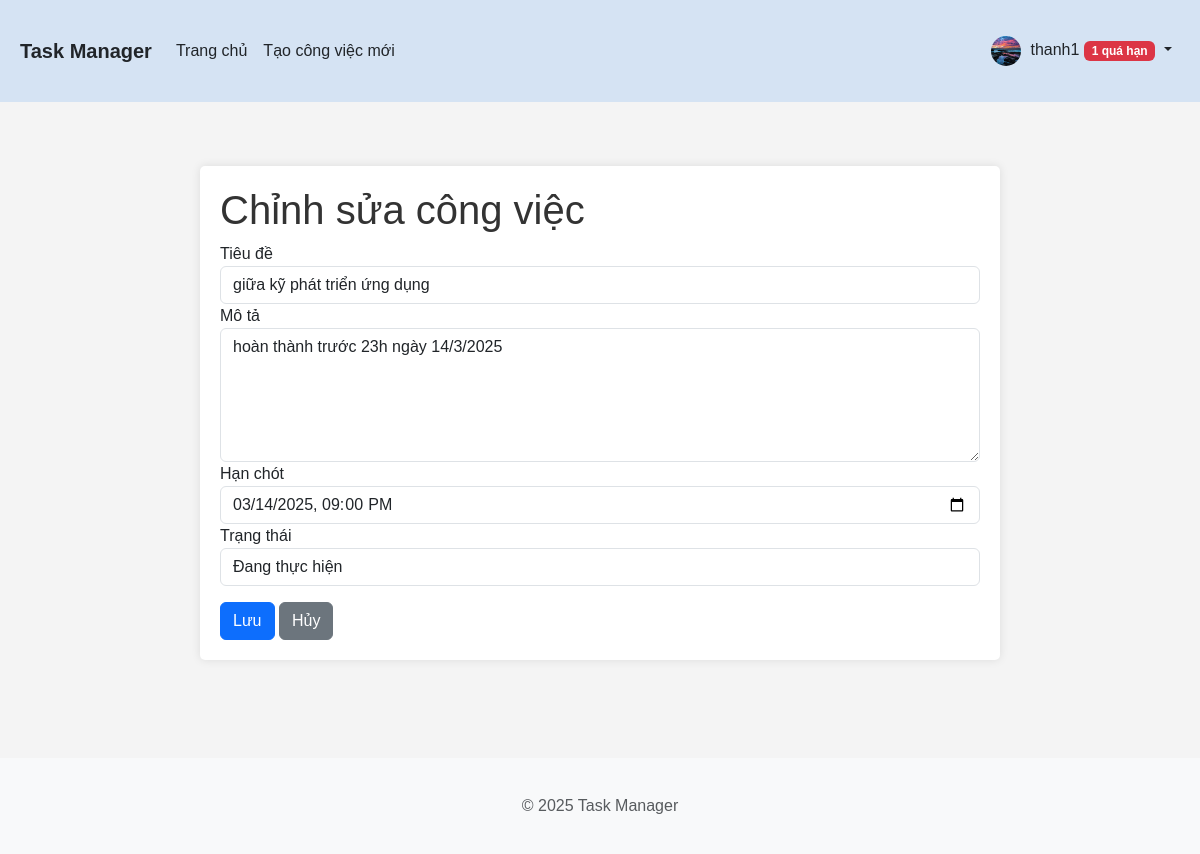
The app's page /edit/2 (signed in), older data.
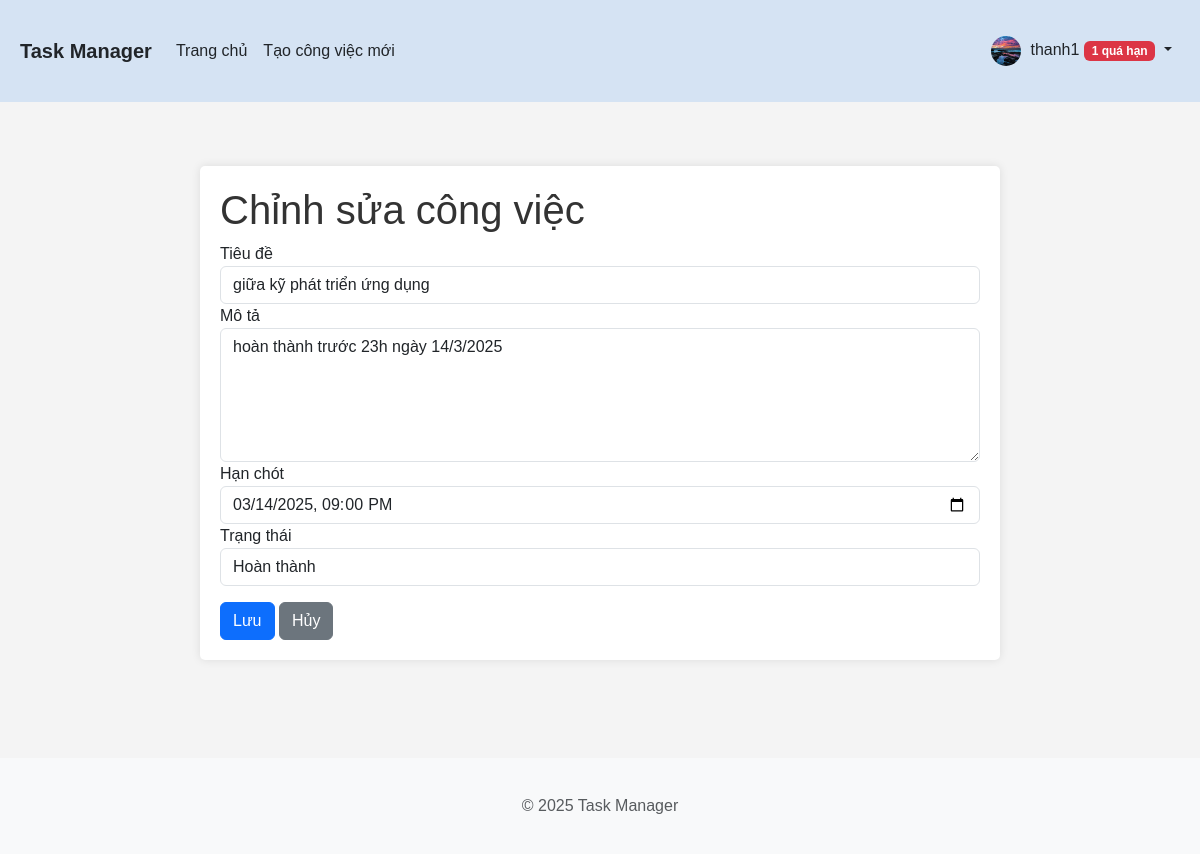
The same page, newer data.
### app/models.py (models this page shows, shortened)
class Task(db.Model):
    id = db.Column(db.Integer, primary_key=True)
    title = db.Column(db.String(100), nullable=False)
    description = db.Column(db.Text)
    status = db.Column(db.String(20), default='pending')  # pending, in_progress, completed
    created = db.Column(db.DateTime, default=datetime.utcnow)
    deadline = db.Column(db.DateTime)
    finished = db.Column(db.DateTime)
    user_id = db.Column(db.Integer, db.ForeignKey('user.id'), nullable=False)

### app/routes/tasks.py (the view, shortened to what this page needs)
@bp.route('/edit/<int:task_id>', methods=['GET', 'POST'])
@login_required
def edit(task_id):
    task = Task.query.get_or_404(task_id)
    if not current_user.is_admin and task.user_id != current_user.id:
        flash('Bạn không có quyền chỉnh sửa công việc này.', 'danger')
        return redirect(url_for('tasks.index'))
    form = TaskForm(obj=task)
    return render_template('tasks/edit.html', title='Chỉnh sửa công việc', form=form, task=task)

### app/forms.py
class TaskForm(FlaskForm):
    title = StringField('Tiêu đề', validators=[
        DataRequired(message='Tiêu đề không được để trống'),
        Length(min=3, max=100, message='Tiêu đề phải có từ 3 đến 100 ký tự')
    ])
    description = TextAreaField('Mô tả', validators=[Optional()])
    deadline = DateTimeField('Hạn chót', format='%Y-%m-%dT%H:%M', validators=[
        DataRequired(message='Hạn chót không được để trống')
    ])
    status = SelectField('Trạng thái', choices=[
        ('pending', 'Chờ xử lý'),
        ('in_progress', 'Đang thực hiện'),
        ('completed', 'Hoàn thành')
    ], validators=[DataRequired(message='Trạng thái không được để trống')])
    submit = SubmitField('Lưu')
    def __init__(self, *args, **kwargs):
        super(TaskForm, self).__init__(*args, **kwargs)
        if not args and 'obj' not in kwargs:
            self.deadline.data = datetime.now()

### app/models.py (called while the page is built)
    @property
    def overdue_count(self):
        return Task.query.filter_by(user_id=self.id, finished=None).filter(
            Task.deadline < datetime.utcnow()).count()

### app/templates/tasks/edit.html (shortened to what this page needs)
{% extends "base.html" %}
{% block content %}
    <div class="edit-task-container">
        <h1>Chỉnh sửa công việc</h1>
        <form method="POST" action="">
            <div class="form-group">
                {{ form.title.label }}
                {{ form.title(class="form-control") }}
            </div>
            <div class="form-group">
                {{ form.description.label }}
                {{ form.description(class="form-control", rows=5) }}
            </div>
            <div class="form-group">
                {{ form.deadline.label }}
                {{ form.deadline(class="form-control", type="datetime-local") }}
            </div>
            <div class="form-group">
                {{ form.status.label }}
                {{ form.status(class="form-control") }}
            </div>
            <div class="form-group mt-3">
                {{ form.submit(class="btn btn-primary") }}
                <a href="{{ url_for('tasks.index') }}" class="btn btn-secondary">Hủy</a>
            </div>
        </form>
    </div>
{% endblock %}

Row changes from the older to the newer data that the page shows:
changed Task "giữa kỹ phát triển ứng dụng": status "Đang thực hiện" → "Hoàn thành"
